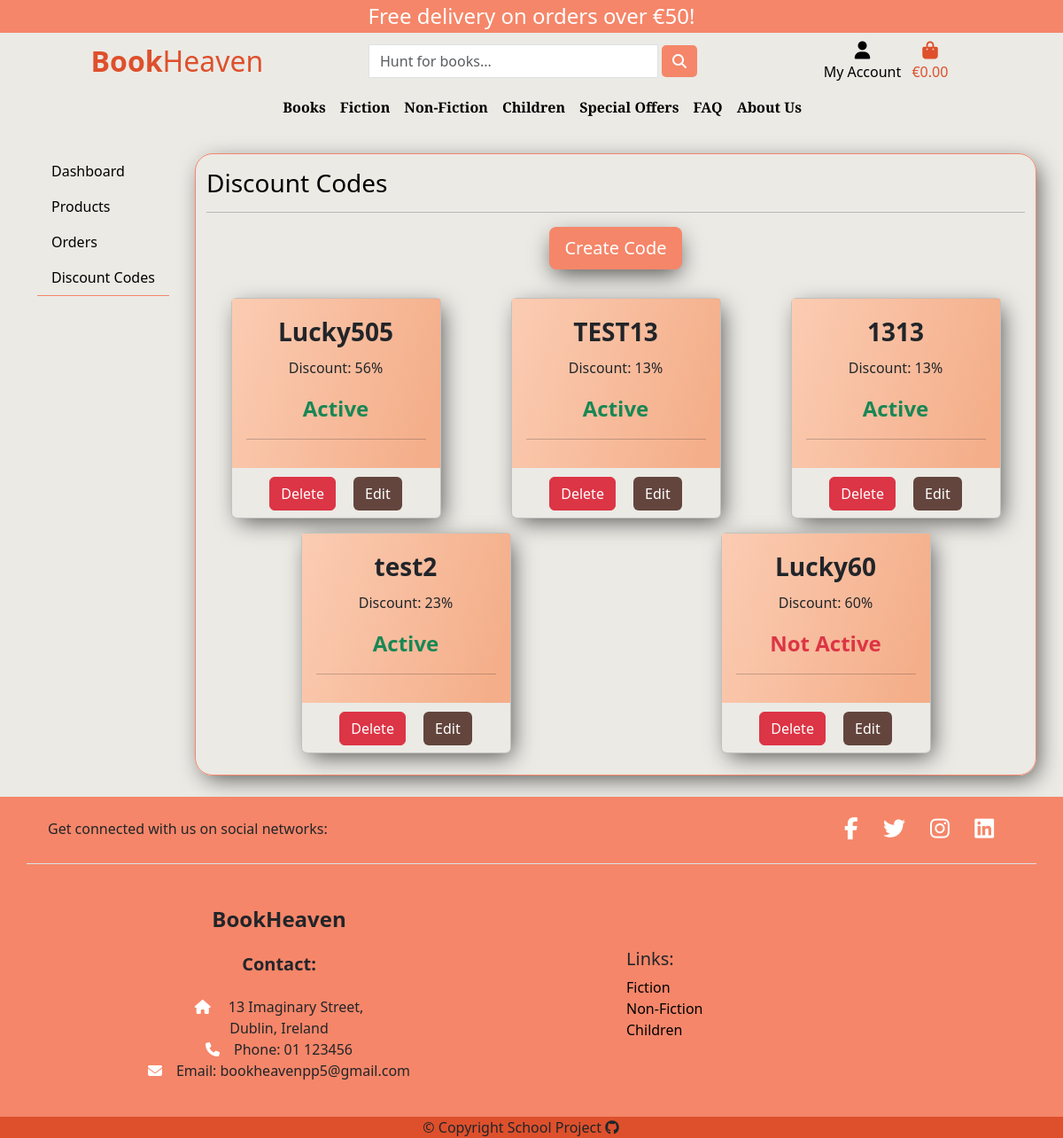
Screenshot of /admin_panel/discount_codes/ (signed in) with the database file from the repository.
### discount_codes/models.py (models this page shows, shortened)
class DiscountCode(models.Model):
    code = models.CharField(max_length=50, unique=True)
    discount = models.IntegerField(
        validators=[MinValueValidator(1), MaxValueValidator(99)])
    active = models.BooleanField(default=True)

### admin_panel/views.py (the view, shortened to what this page needs)
# urls.py: path('discount_codes/', views.admin_discounts, name='admin-discounts'),
@login_required
def admin_discounts(request):
    if not request.user.is_superuser:
        messages.error(request, 'You need admin rights to access this page.')
        return redirect('home')
    discount_codes = DiscountCode.objects.all().order_by('-active')
    form = DiscountCodeForm()
    context = {'discount_codes': discount_codes,
               'form': form, }
    return render(request, 'admin_panel/admin_discount.html', context)

### discount_codes/forms.py
class DiscountCodeForm(forms.ModelForm):
    class Meta:
        model = DiscountCode
        fields = '__all__'

### admin_panel/templates/admin_panel/admin_discount.html (shortened to what this page needs)
{% extends 'admin_panel/admin_base.html' %}
{% load widget_tweaks %}
{% block admin_content %}
<h3 class="text-black">Discount Codes</h3>
<hr>
<div class="row d-flex justify-content-around">
    <div class="col-12 text-center">
        <button type="button" class="btn btn-lg btn-orange hero-btn mb-4" data-bs-toggle="modal" data-bs-target="#formModal">
            Create Code
        </button>
    </div>
    {% if discount_codes %}
    {% for code in discount_codes %}
    <div class="card code-card col-8 col-sm-6 col-md-4 col-lg-3 m-2">
        <div class="card-body text-center">
            <p class="card-title fw-bold fs-3">{{ code.code }}</p>
            <p class="card-text">Discount: {{ code.discount }}%</p>
            {% if code.active %}
            <p class="text-success fw-bold fs-4">Active</p>
            {% else %}
            <p class="text-danger fw-bold fs-4 ">Not Active</p>
            {% endif %}
            <hr>
        </div>
        <div class="text-center mb-2">
            <a href="{% url 'admin-discounts-delete' code.id %}" class="btn btn-danger mx-2">Delete</a>
            <a href="{% url 'admin-discounts-edit' code.id %}" class="btn btn-brown mx-2">Edit</a>
        </div>
    </div>
    {% endfor %}
    {% endif %}
</div>
{% endblock admin_content %}

### static/css/style.css (style rules this page uses)
:root { --orange: #f58669; --dark-orange: #de502c; --offwhite: #ebe8e0; --offwhite2: #efefed; --dark-gray: #574c49; --white: #ffff; --brown: #63453d; }
body { min-height: 100vh; display: flex; flex-direction: column; background-color: #ebeae5; }
.btn-orange { background-color: var(--orange); color: var(--white); }
.btn-brown { background-color: var(--brown); color: var(--white); }
.hero-btn { -webkit-box-shadow: 1px 9px 26px -4px rgba(0, 0, 0, 0.66); }
.code-card { background-color: #ebeae5; padding: 0; box-shadow: 5px 7px 26px -4px rgba(0, 0, 0, 0.66); -webkit-box-shadow: 5px 7px 26px -4px rgba(0, 0, 0, 0.66); -moz-box-shadow: 5px 7px 26px -4px rgba(0, 0, 0, 0.66); }
.code-card .card-body { background: rgb(244, 174, 137); background: linear-gradient(287deg, rgba(244, 174, 137, 1) 8%, rgba(251, 204, 179, 1) 100%); margin-bottom: 10px; }

### rows the page displays
DiscountCode: code "Lucky505", discount "56", active "Active"
DiscountCode: code "TEST13", discount "13", active "Active"
DiscountCode: code "1313", discount "13", active "Active"
DiscountCode: code "test2", discount "23", active "Active"
DiscountCode: code "Lucky60", discount "60", active "Not Active"

### other values shown
{{ free_delivery_threshold }} "50"
